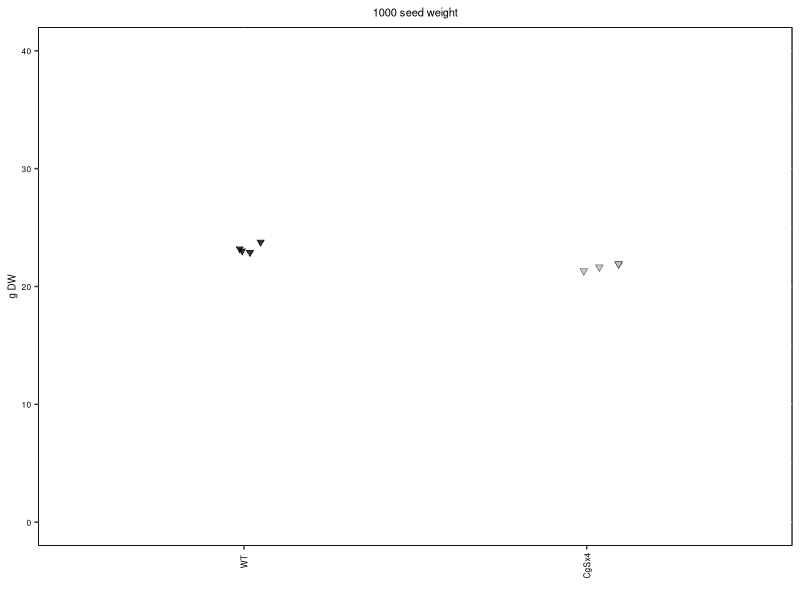
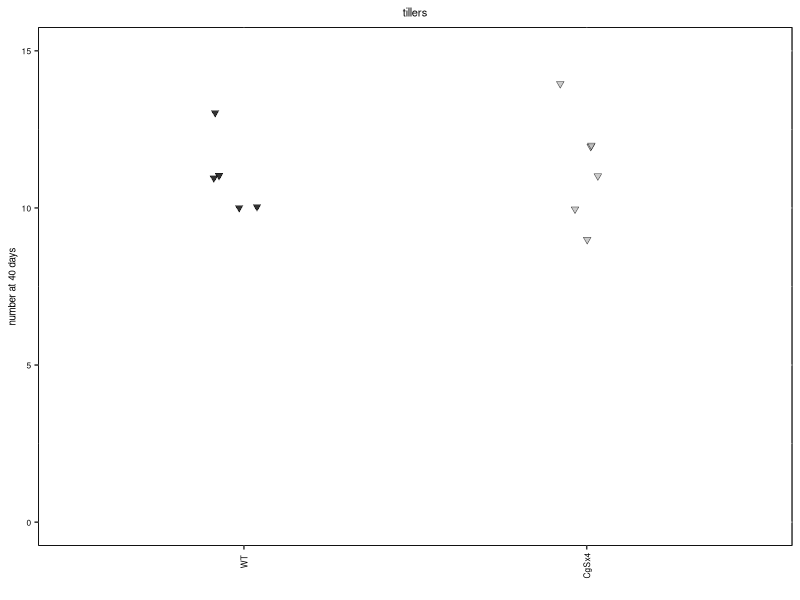
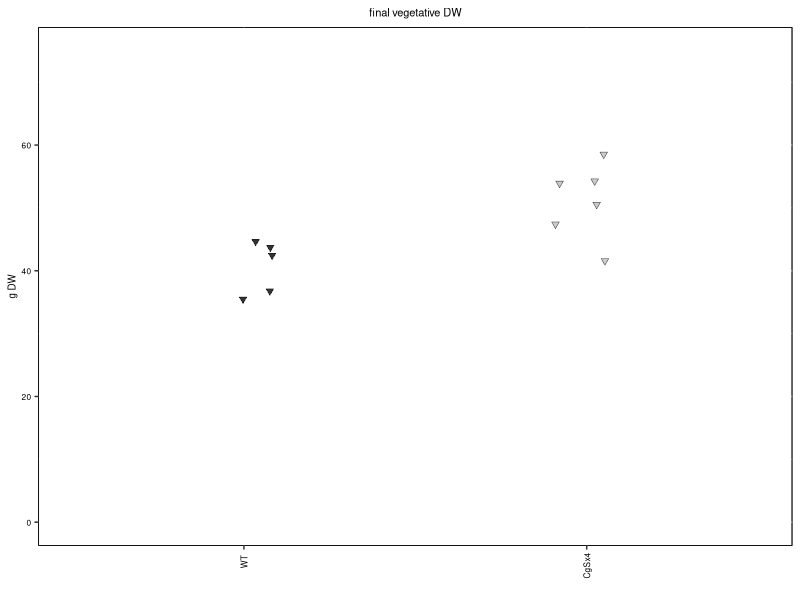
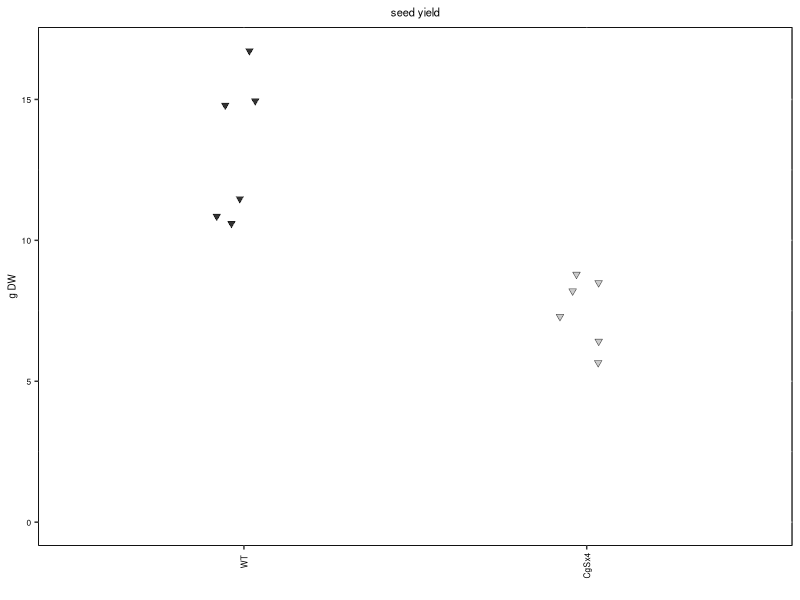

Here is the R script that generated these plots, in order: (Note: this script raises an error after producing the figures.)
## NOTE!! data from CgS vigor experiment (not Cuong's experiment); SPRING-240214-9

# DATA ------------------------

#### seed yield 
# FW in g
# N = 6
# all plants! including those that had black fungus on their panicles
# collected seeds only from "mature" panicles, then dried and cleaned but not dehulled
df.yield<-read.delim("CgSx4WT_seed yield_all plants_line.txt", header = TRUE)
df.yield$line<-factor(df.yield$line, levels = c("WT", "CgSx4"))

#### 1000 seed DW
# DW in g
# N = 4 TECHNICAL replicates! (pooled seeds from multiple plants of same genotype)
# collected seeds only from "mature" panicles, then dried and cleaned but not dehulled

df.seedweight<-read.delim("CgSx4WT_1000seedDW_SPRING-240214-9_technical replicates.txt", header = TRUE)
df.seedweight$line<-factor(df.seedweight$line, levels = c("WT", "CgSx4"))

#### tillers
# number of tillers 40 days after transplantation
# WT N = 5
# CgSx4 N = 6
df.tillers<-read.delim("CgSx4WT_tillers d40_line.txt", header = TRUE)
df.tillers$line<-factor(df.tillers$line, levels = c("WT", "CgSx4"))

#### final vetetative DW
# DW in g
# WT N = 5
# CgSx4 N = 6
df.veg<-read.delim("CgSx4WT_final vegetative DW_line.txt", header = TRUE)
df.veg$line<-factor(df.veg$line, levels = c("WT", "CgSx4"))


# create ggplot objects -------------------
library(ggplot2)
library(grid)

# function agronomic.univscatter() to create univariate scatter plot OBJECT
# for AGRONOMIC data
# no legend

# df = df
# var = df$var
# title = ""
# units = "", for y axis title
# jw = jitter width
# jh = jitter height
# ylim = number or NA
# return is ggplot OBJECT


agronomic.univscatter <- function (df, var, title, units, ylim, jw, jh){
  pj <- position_jitter(width = jw, 
                        height = jh)
  yLabel <- units
  
  usp <- ggplot(df, aes(x = line, y = var)) +
    geom_point(aes(fill = line), shape = 25, size = 1.75, stroke = 0.25, alpha = 0.8, position = pj) +
    scale_fill_manual(values=c("black", "grey")) +
    xlab("") +
    ylab(yLabel) +
    ggtitle(title) +
    theme(plot.title = element_text(hjust = 0.5, size = 8)) +
    theme(axis.title.x=element_text(size=7)) +
    theme(axis.title.y=element_text(size=7)) +
    theme(axis.text.x=element_text(color="black", size=6, angle = 90, hjust = 0.8, vjust = 0.5)) +
    theme(axis.text.y=element_text(color="black", size=6)) +
    theme(panel.background = element_rect(fill = "white", color = "black")) +
    theme(panel.border = element_rect(colour="black", fill=NA)) +
    scale_y_continuous(limits = c(0, ylim)) +
    theme(legend.position="none")
  return(usp)
}


## FOR FIGURE 2
y <- agronomic.univscatter(df.yield, df.yield$seedyield, "seed yield", "g DW", NA, 0.1, 0.05)
sw <- agronomic.univscatter(df.seedweight, df.seedweight$seed.1000, "1000 seed weight", "g DW", 40, 0.1, 0.05)
t <- agronomic.univscatter(df.tillers, df.tillers$tillers, "tillers", "number at 40 days", 15, 0.1, 0.05)
vw <- agronomic.univscatter(df.veg, df.veg$finalVegDW, "final vegetative DW", "g DW", 75, 0.1, 0.05)


# equalize widths and arrange graphs in grid -------------------
library(grid)    # for pmax
library(gridExtra) # to arrange the plots
library(ggplot2)   # to construct the plots
library(gtable)   # to add columns to gtables of plots without legends


equalize <- function(plots) {
  g <- lapply(plots, ggplotGrob) # Convert to gtables
  g.widths = lapply(g, function(x) grid:::unit.list(x$widths)) # Apply the un-exported unit.list() from grid to each plot
  g3.widths <- lapply(g.widths, function(x) x[1:3]) # Get first three widths from each plot
  g3max.widths <- do.call(unit.pmax, g3.widths) # Get maximum widths for first three widths across the plots
  for(i in 1:length(plots)) g[[i]]$widths[1:3] = g3max.widths # Apply the maximum widths to each plot
  return(g)
}

## 4 graphs for simplified Fig.2
plots <- list(y, sw, t, vw) # in order that want that arranged (filled by row)
g <- equalize(plots)
pdf("CgSx4 Fig2.pdf", width = 6.3, height= 1.5*6.30/4)
do.call(grid.arrange, c(g, ncol = 4)) # Draw it
dev.off()



dpi <- 300
tiff("F2_1r x 4c_width160mm.tif", width = 6.30*dpi, height= 1.5*6.30/4*dpi, res = dpi)
do.call(grid.arrange, c(g, ncol = 4)) # Draw it
dev.off()


